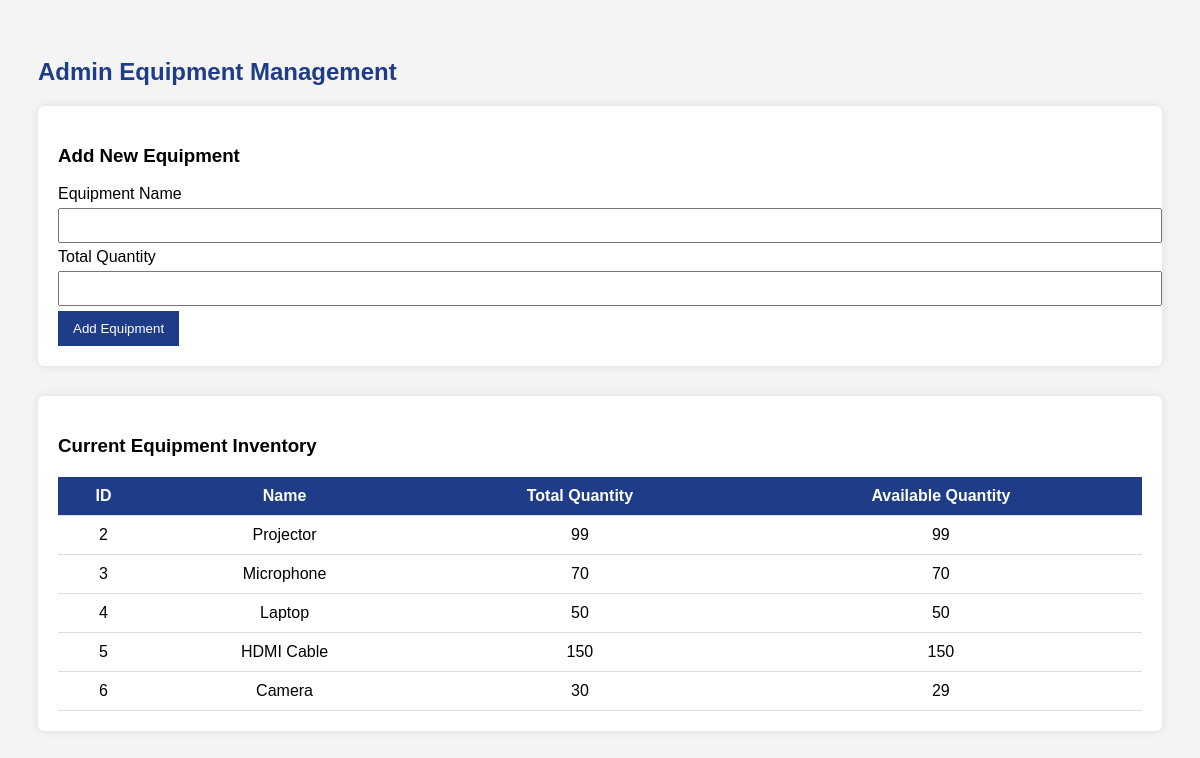
The page /admin/equipment (signed in) on the database as committed earlier.
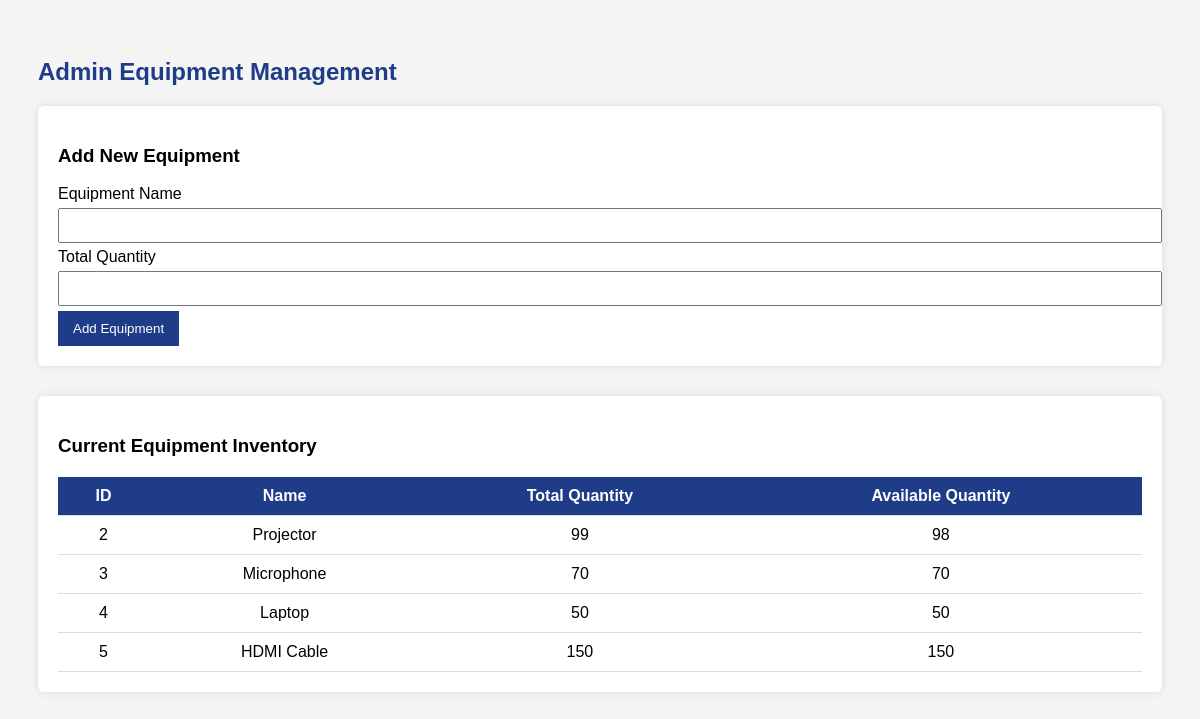
The same page on the database as committed later.
### tables this page shows
CREATE TABLE equipment_inventory (
    id INTEGER PRIMARY KEY AUTOINCREMENT,
    equipment_name TEXT UNIQUE NOT NULL,
    total_quantity INTEGER NOT NULL
, available_quantity INTEGER DEFAULT 0);

### app.py (the view, shortened to what this page needs)
@app.route('/admin/equipment', methods=['GET', 'POST'])
def admin_equipment():
    if session.get('role') != 'admin':
        flash("Access denied", "danger")
        return redirect(url_for('dashboard'))
    equipment = query_db(
        ADMIN_DB,
        "SELECT * FROM equipment_inventory"
    )
    return render_template('admin_equipment.html', equipment=equipment)

### app.py (called while the page is built)
def query_db(db, query, args=(), one=False):
    conn = sqlite3.connect(db)
    conn.row_factory = sqlite3.Row
    cur = conn.cursor()
    cur.execute(query, args)
    conn.commit()
    result = cur.fetchall()
    conn.close()
    return result[0] if one and result else result

### templates/admin_equipment.html (shortened to what this page needs)
<!DOCTYPE html>
<html>
<head>
</head>
<body>
<h2>Admin Equipment Management</h2>
<div class="box">
    <h3>Add New Equipment</h3>
    <form method="POST">
        <label>Equipment Name</label>
        <input type="text" name="name" required>
        <label>Total Quantity</label>
        <input type="number" name="quantity" required min="1">
        <button type="submit" name="add_equipment" value="1"
    style="background:#1f3c88; color:white; padding:10px 15px; border:none;">
    Add Equipment
</button>
    </form>
</div>
<div class="box">
    <h3>Current Equipment Inventory</h3>
    <table>
        <tr>
            <th>ID</th>
            <th>Name</th>
            <th>Total Quantity</th>
            <th>Available Quantity</th>
        </tr>
        {% for item in equipment %}
        <tr>
            <td>{{ item[0] }}</td>
            <td>{{ item[1] }}</td>
            <td>{{ item[2] }}</td>
            <td>{{ item[3] }}</td>
        </tr>
        {% else %}
        <tr>
            <td colspan="4">No equipment added yet.</td>
        </tr>
        {% endfor %}
    </table>
</div>
</body>
</html>

Rows that differ between the two databases and show on the page:
removed equipment_inventory: id "6", equipment_name "Camera", total_quantity "30", available_quantity "29"
changed equipment_inventory "Projector": available_quantity "99" → "98"
